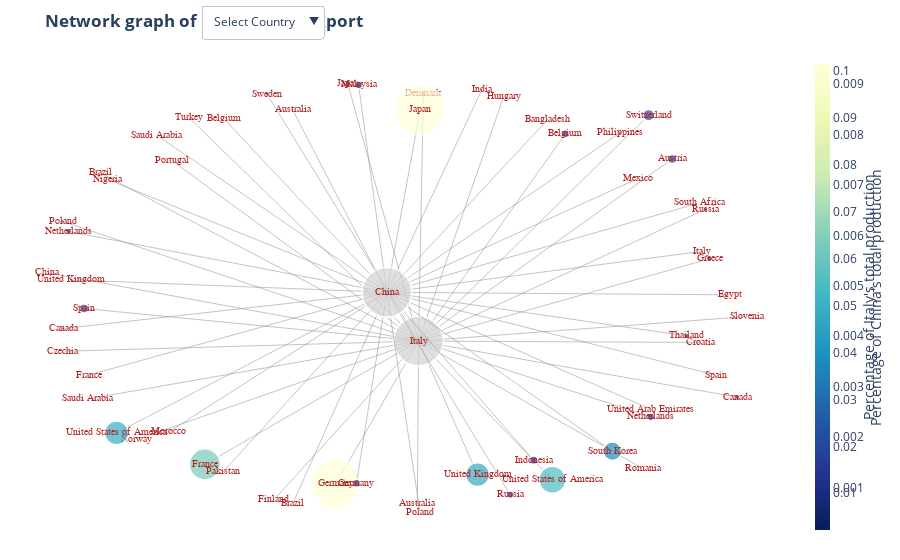

The cell this chart's notebook holds for it:
### Code cell
fig.update_layout(updatemenus = menus)

### Figure 1 — Plotly figure (JSON) as saved in the notebook; plotly's stock layout.template omitted (floating-point values rounded to 4 significant figures)
{"data": [{"hoverinfo": "none", "line": {"color": "#888", "width": 0.5}, "mode": "lines", "type": "scatter", "x": [0.05822, -0.1778, null, 0.05822, -0.5507, null, 0.05822, 0.4395, null, 0.05822, 0.2264, null, 0.05822, 0.7141, null, 0.05822, 0.781, null, 0.05822, -0.8951, null, 0.05822, 0.4767, null, 0.05822, 0.7199, null, 0.05822, -0.1431, null, 0.05822, 0.8874, null, 0.05822, 0.9667, null, 0.05822, 0.8758, null, 0.05822, -0.9562, null, 0.05822, 0.07188, null, 0.05822, -0.373, null, 0.05822, 0.0549, null, 0.05822, -0.956, null, 0.05822, 0.9935, null, 0.05822, 0.6967, null, 0.05822, 0.3012, null, 0.05822, -0.746, null, 0.05822, 0.8627, null, 0.05822, -1, null, 0.05822, -0.6439, null, 0.05822, -0.5965, null, 0.05822, -0.3543, null, 0.05822, -0.8847, null, 0.05822, -0.8494, null], "y": [-0.2084, -0.8669, null, -0.2084, -0.7772, null, -0.2084, -0.8482, null, -0.2084, -0.8247, null, -0.2084, 0.8336, null, -0.2084, 0.6318, null, -0.2084, -0.05794, null, -0.2084, 0.748, null, -0.2084, -0.5579, null, -0.2084, 0.9774, null, -0.2084, 0.171, null, -0.2084, -0.4669, null, -0.2084, 0.3992, null, -0.2084, 0.3438, null, -0.2084, 0.9319, null, -0.2084, 0.9296, null, -0.2084, -0.9588, null, -0.2084, -0.2555, null, -0.2084, -0.09562, null, -0.2084, -0.7957, null, -0.2084, 0.9208, null, -0.2084, -0.6634, null, -0.2084, -0.2147, null, -0.2084, 0.1066, null, -0.2084, 0.623, null, -0.2084, 0.8231, null, -0.2084, -0.9406, null, -0.2084, -0.4755, null, -0.2084, 0.568, null]}, {"hoverinfo": "text", "hovertext": ["Export value: 1.2138%<br>Absolute value: 778 mln US$", "Export value: 10.1546%<br>Absolute value: 6012 mln US$", "Export value: 0.3902%<br>Absolute value: 235 mln US$", "Export value: 0.2207%<br>Absolute value: 137 mln US$", "Export value: 0.4716%<br>Absolute value: 281 mln US$", "Export value: 0.3184%<br>Absolute value: 191 mln US$", "Export value: 0.3689%<br>Absolute value: 222 mln US$", "Italy's total production: 38520 mln US$", "Export value: 0.2239%<br>Absolute value: 133 mln US$", "Export value: 1.0742%<br>Absolute value: 644 mln US$", "Export value: 0.41%<br>Absolute value: 255 mln US$", "Export value: 4.7867%<br>Absolute value: 2837 mln US$", "Export value: 2.3578%<br>Absolute value: 1395 mln US$", "Export value: 1.1106%<br>Absolute value: 648 mln US$", "Export value: 1.6533%<br>Absolute value: 988 mln US$", "Export value: 1.8601%<br>Absolute value: 1118 mln US$", "Export value: 0.2165%<br>Absolute value: 133 mln US$", "Export value: 5.4498%<br>Absolute value: 3264 mln US$", "Export value: 0.3168%<br>Absolute value: 190 mln US$", "Export value: 0.9971%<br>Absolute value: 593 mln US$", "Export value: 1.869%<br>Absolute value: 1110 mln US$", "Export value: 0.8315%<br>Absolute value: 494 mln US$", "Export value: 0.8328%<br>Absolute value: 513 mln US$", "Export value: 0.5663%<br>Absolute value: 342 mln US$", "Export value: 1.6175%<br>Absolute value: 983 mln US$", "Export value: 0.6212%<br>Absolute value: 376 mln US$", "Export value: 6.2954%<br>Absolute value: 3740 mln US$", "Export value: 0.3402%<br>Absolute value: 218 mln US$", "Export value: 0.3943%<br>Absolute value: 236 mln US$", "Export value: 0.8259%<br>Absolute value: 497 mln US$"], "marker": {"color": [0.01214, 0.1015, 0.003902, 0.002207, 0.004716, 0.003184, 0.003689, "lightgray", 0.002239, 0.01074, 0.0041, 0.04787, 0.02358, 0.01111, 0.01653, 0.0186, 0.002165, 0.0545, 0.003168, 0.009971, 0.01869, 0.008315, 0.008328, 0.005663, 0.01617, 0.006212, 0.06295, 0.003402, 0.003943, 0.008259], "colorbar": {"thickness": 15, "title": {"side": "right", "text": "Percentage of Italy's total production"}, "xanchor": "left"}, "colorscale": [[0, "rgb(255,255,217)"], [0.125, "rgb(237,248,177)"], [0.25, "rgb(199,233,180)"], [0.375, "rgb(127,205,187)"], [0.5, "rgb(65,182,196)"], [0.625, "rgb(29,145,192)"], [0.75, "rgb(34,94,168)"], [0.875, "rgb(37,52,148)"], [1, "rgb(8,29,88)"]], "line": {"width": 2}, "reversescale": true, "showscale": true, "size": [6.237, 50, 2.013, 1.14, 2.432, 1.644, 1.904, 50, 1.156, 5.524, 2.115, 24.17, 12.05, 5.71, 8.478, 9.528, 1.118, 27.43, 1.635, 5.129, 9.573, 4.281, 4.288, 2.919, 8.295, 3.202, 31.56, 1.756, 2.034, 4.252]}, "mode": "markers+text", "text": ["Japan", "Germany", "Norway", "Saudi Arabia", "Slovenia", "Portugal", "Croatia", "Italy", "Finland", "Canada", "Romania", "United Kingdom", "Switzerland", "Greece", "Belgium", "Spain", "Brazil", "United States of America", "Turkey", "Russia", "Austria", "Denmark", "Poland", "Czechia", "Netherlands", "Australia", "France", "China", "Hungary", "Sweden"], "textfont": {"color": "firebrick", "family": "Arial", "size": 10}, "type": "scatter", "x": [-0.1431, -0.1778, -0.746, -0.8847, 0.9935, -0.6439, 0.8627, 0.05822, -0.3543, 0.9667, 0.6967, 0.2264, 0.7141, 0.8874, 0.4767, -0.8951, -0.8494, 0.4395, -0.5965, 0.8758, 0.781, 0.07188, -0.9562, -0.956, 0.7199, 0.0549, -0.5507, -1, 0.3012, -0.373], "y": [0.9774, -0.8669, -0.6634, -0.4755, -0.09562, 0.623, -0.2147, -0.2084, -0.9406, -0.4669, -0.7957, -0.8247, 0.8336, 0.171, 0.748, -0.05794, 0.568, -0.8482, 0.8231, 0.3992, 0.6318, 0.9319, 0.3438, -0.2555, -0.5579, -0.9588, -0.7772, 0.1066, 0.9208, 0.9296]}, {"hoverinfo": "none", "line": {"color": "#888", "width": 0.5}, "mode": "lines", "type": "scatter", "x": [-0.03213, 0.06289, null, -0.03213, -0.8026, null, -0.03213, 0.6106, null, -0.03213, 0.3863, null, -0.03213, -0.1187, null, -0.03213, -0.1127, null, -0.03213, 0.3192, null, -0.03213, -0.939, null, -0.03213, 0.8224, null, -0.03213, -0.9313, null, -0.03213, 0.6318, null, -0.03213, -0.9549, null, -0.03213, -0.3006, null, -0.03213, 0.2383, null, -0.03213, 0.8653, null, -0.03213, 0.9051, null, -0.03213, -0.8822, null, -0.03213, -0.2996, null, -0.03213, 0.7195, null, -0.03213, -0.4969, null, -0.03213, 0.8577, null, -0.03213, -0.6872, null, -0.03213, -0.4979, null, -0.03213, 0.06247, null, -0.03213, -0.653, null, -0.03213, 0.6832, null, -0.03213, 0.9467, null, -0.03213, 0.4262, null, -0.03213, -0.829, null], "y": [0.01642, 0.8595, null, 0.01642, -0.632, null, 0.01642, -0.7166, null, 0.01642, -0.758, null, 0.01642, -0.8646, null, 0.01642, 0.9733, null, 0.01642, -0.9169, null, 0.01642, 0.297, null, 0.01642, -0.1848, null, 0.01642, 0.07389, null, 0.01642, 0.7517, null, 0.01642, -0.1508, null, 0.01642, 0.8585, null, 0.01642, 0.9508, null, 0.01642, 0.2052, null, 0.01642, -0.3653, null, 0.01642, -0.3653, null, 0.01642, -0.9567, null, 0.01642, -0.5228, null, 0.01642, 0.8184, null, 0.01642, 0.4286, null, 0.01642, 0.7402, null, 0.01642, -0.8103, null, 0.01642, -1, null, 0.01642, -0.627, null, 0.01642, 0.5413, null, 0.01642, 0.004846, null, 0.01642, 0.8135, null, 0.01642, 0.5379, null]}, {"hoverinfo": "text", "hovertext": ["Export value: 0.9393%<br>Absolute value: 5459 mln US$", "Export value: 0.1601%<br>Absolute value: 976 mln US$", "Export value: 0.0725%<br>Absolute value: 472 mln US$", "Export value: 0.0269%<br>Absolute value: 166 mln US$", "Export value: 0.0615%<br>Absolute value: 356 mln US$", "Export value: 0.0241%<br>Absolute value: 149 mln US$", "Export value: 0.1631%<br>Absolute value: 1034 mln US$", "Export value: 0.025%<br>Absolute value: 157 mln US$", "Export value: 0.0687%<br>Absolute value: 427 mln US$", "Export value: 0.0162%<br>Absolute value: 105 mln US$", "Export value: 0.0769%<br>Absolute value: 473 mln US$", "Export value: 0.0344%<br>Absolute value: 215 mln US$", "Export value: 0.0168%<br>Absolute value: 103 mln US$", "Export value: 0.0168%<br>Absolute value: 115 mln US$", "Export value: 0.0482%<br>Absolute value: 304 mln US$", "Export value: 0.0368%<br>Absolute value: 236 mln US$", "Export value: 0.02%<br>Absolute value: 125 mln US$", "Export value: 0.3553%<br>Absolute value: 2105 mln US$", "Export value: 0.4522%<br>Absolute value: 2803 mln US$", "Export value: 0.1476%<br>Absolute value: 914 mln US$", "Export value: 0.0347%<br>Absolute value: 224 mln US$", "Export value: 0.032%<br>Absolute value: 197 mln US$", "Export value: 0.0244%<br>Absolute value: 144 mln US$", "Export value: 0.1536%<br>Absolute value: 939 mln US$", "Export value: 0.1181%<br>Absolute value: 727 mln US$", "Export value: 0.0676%<br>Absolute value: 425 mln US$", "Export value: 0.1147%<br>Absolute value: 755 mln US$", "China's total production: 38520 mln US$", "Export value: 0.0434%<br>Absolute value: 261 mln US$", "Export value: 0.0652%<br>Absolute value: 399 mln US$"], "marker": {"color": [0.009393, 0.001601, 0.0007252, 0.0002689, 0.0006153, 0.0002406, 0.001631, 0.0002503, 0.0006866, 0.0001618, 0.0007687, 0.0003445, 0.0001683, 0.000168, 0.0004819, 0.0003675, 0.0002003, 0.003553, 0.004522, 0.001476, 0.0003466, 0.0003201, 0.0002441, 0.001536, 0.001181, 0.0006764, 0.001147, "lightgray", 0.0004341, 0.0006524], "colorbar": {"thickness": 15, "title": {"side": "right", "text": "Percentage of China's total production"}, "xanchor": "left"}, "colorscale": [[0, "rgb(255,255,217)"], [0.125, "rgb(237,248,177)"], [0.25, "rgb(199,233,180)"], [0.375, "rgb(127,205,187)"], [0.5, "rgb(65,182,196)"], [0.625, "rgb(29,145,192)"], [0.75, "rgb(34,94,168)"], [0.875, "rgb(37,52,148)"], [1, "rgb(8,29,88)"]], "line": {"width": 2}, "reversescale": true, "showscale": true, "size": [50, 8.556, 3.877, 1.438, 3.29, 1.286, 8.713, 1.338, 3.671, 0.865, 4.109, 1.842, 0.9001, 0.8985, 2.577, 1.965, 1.071, 18.97, 24.13, 7.888, 1.853, 1.712, 1.305, 8.207, 6.314, 3.616, 6.132, 50, 2.321, 3.488]}, "mode": "markers+text", "text": ["Japan", "Germany", "Philippines", "Saudi Arabia", "Italy", "Morocco", "Indonesia", "Pakistan", "Canada", "Nigeria", "United Kingdom", "Belgium", "Egypt", "Bangladesh", "Spain", "Brazil", "Mexico", "South Korea", "United States of America", "Russia", "United Arab Emirates", "South Africa", "Poland", "Malaysia", "Netherlands", "Australia", "Thailand", "China", "France", "India"], "textfont": {"color": "firebrick", "family": "Arial", "size": 10}, "type": "scatter", "x": [0.06289, -0.1187, 0.6318, -0.6872, 0.8653, -0.653, 0.3863, -0.4979, -0.9549, -0.829, -0.9313, -0.4969, 0.9467, 0.4262, 0.9051, -0.2996, 0.6832, 0.6106, -0.8026, 0.3192, 0.7195, 0.8577, 0.06247, -0.1127, -0.939, -0.3006, 0.8224, -0.03213, -0.8822, 0.2383], "y": [0.8595, -0.8646, 0.7517, 0.7402, 0.2052, -0.627, -0.758, -0.8103, -0.1508, 0.5379, 0.07389, 0.8184, 0.004846, 0.8135, -0.3653, -0.9567, 0.5413, -0.7166, -0.632, -0.9169, -0.5228, 0.4286, -1, 0.9733, 0.297, 0.8585, -0.1848, 0.01642, -0.3653, 0.9508]}], "layout": {"hovermode": "closest", "margin": {"b": 20, "l": 5, "r": 5, "t": 40}, "plot_bgcolor": "white", "showlegend": false, "title": {"text": "<b>Network graph of                       's export"}, "updatemenus": [{"buttons": [{"args": [{"visible": [false, false, false, false]}], "label": "Select Country", "method": "update"}, {"args": [{"visible": [true, true, false, false]}], "label": "Italy", "method": "update"}, {"args": [{"visible": [false, false, true, true]}], "label": "China", "method": "update"}], "x": 0.25, "xanchor": "left", "y": 1.1, "yanchor": "top"}], "xaxis": {"showgrid": false, "showticklabels": false, "zeroline": false}, "yaxis": {"showgrid": false, "showticklabels": false, "zeroline": false}}}
